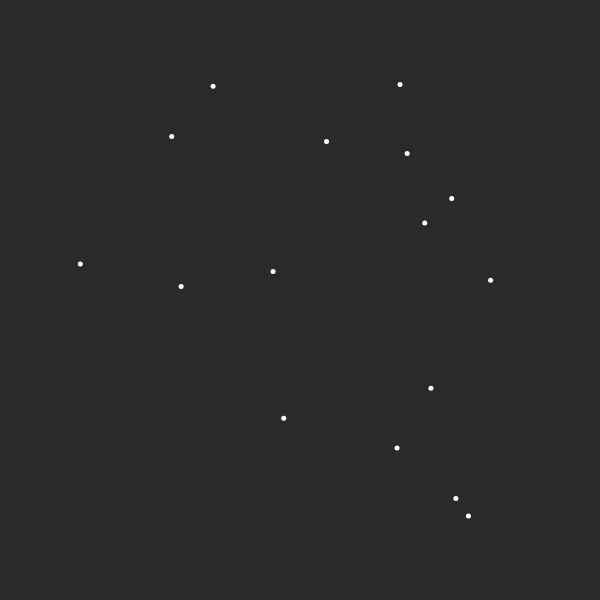
Frame 1 (no input)
Frame 60 (no input): identical to frame 1, image omitted
Frame 120 (the mouse pressed at the canvas centre since frame 60): identical to frame 1, image omitted

The p5.js sketch that drew this single still picture (run headless with seeded random() and noise() and a simulated clock; from frame 60 on, the mouse is pressed at the canvas centre):

// p5.js sketch
// ── sketch.js
let points = [];
let hull = [];

let leftMost = null;
let edgeOptions = [];
let ccwMost = null;

let isDone = false;

function setup() {
  createCanvas(600, 600);
  pixelDensity(1);
  
  for (let i = 0; i < 16; i++) {
    points.push(createVector(random(50, width-50), random(50, height-50)));
  }
}

function draw() {
  background(42);
  
  noFill();

  strokeWeight(2);
  stroke(0, 50, 200);
  beginShape();
  hull.forEach(p => vertex(p.x, p.y));
  endShape();
  
  const next = hull.slice(-1)[0];
  strokeWeight(1);
  stroke(255, 255, 255, 127);
  edgeOptions.forEach(p => line(next.x, next.y, p.x, p.y));
  
  if (ccwMost !== null) {
    strokeWeight(2);
    stroke(0, 200, 0);
    line(next.x, next.y, ccwMost.x, ccwMost.y);
  }
  
  strokeWeight(5);
  stroke(255);
  points.forEach(p => point(p.x, p.y));
  
  if (hull.length > 0) {
    stroke(0, 200, 0);
    point(hull[0].x, hull[0].y);
  }
}

function mouseClicked() {
  if (!isDone && mouseX >= 0 && mouseX < width && mouseY >= 0 && mouseY < height) {
    step();
  }
}

function step() {
  if (leftMost === null) {
    points.sort((a, b) => a.x - b.x);
    leftMost = points[0];
    hull.push(leftMost);
    return;
  }
  
  if (edgeOptions.length === 0) {
    const next = hull.slice(-1)[0];
    edgeOptions = points.filter(p => p !== next);
    return;
  }
  
  if (ccwMost === null) {
    const next = hull.slice(-1)[0];
    const edges = edgeOptions.map(p => ({ p, dir: p5.Vector.normalize(p5.Vector.sub(p, next)) }));
    edges.sort((a, b) => p5.Vector.cross(b.dir, a.dir).z);
    ccwMost = edges[0].p;
    return;
  }
  
  hull.push(ccwMost);
  
  if (ccwMost === leftMost) {
    isDone = true;
  }
  
  edgeOptions.length = 0;
  ccwMost = null;
}
